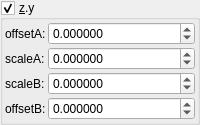
    <widget class="MyGroupBox" name="groupCheck_transf_function_enabledAy_false">
     <property name="title">
      <string>&amp;z.y</string>
     </property>
     <property name="checkable">
      <bool>true</bool>
     </property>
     <layout class="QVBoxLayout" name="verticalLayout_16" stretch="0">
      <property name="spacing">
       <number>2</number>
      </property>
      <property name="leftMargin">
       <number>2</number>
      </property>
      <property name="topMargin">
       <number>2</number>
      </property>
      <property name="rightMargin">
       <number>2</number>
      </property>
      <property name="bottomMargin">
       <number>2</number>
      </property>
      <item>
       <layout class="QGridLayout" name="gridLayout_29" columnstretch="0,1">
        <property name="spacing">
         <number>2</number>
        </property>
        <item row="1" column="0">
         <widget class="QLabel" name="label_260">
          <property name="text">
           <string>scaleA:</string>
          </property>
         </widget>
        </item>
        <item row="2" column="0">
         <widget class="QLabel" name="label_261">
          <property name="text">
           <string>scaleB:</string>
          </property>
         </widget>
        </item>
        <item row="0" column="0">
         <widget class="QLabel" name="label_262">
          <property name="text">
           <string>offsetA:</string>
          </property>
         </widget>
        </item>
        <item row="3" column="0">
         <widget class="QLabel" name="label_111">
          <property name="text">
           <string>offsetB:</string>
          </property>
         </widget>
        </item>
        <item row="0" column="1">
         <widget class="MyDoubleSpinBox" name="spinbox3_transf_offset_000_y">
          <property name="sizePolicy">
           <sizepolicy hsizetype="Minimum" vsizetype="Maximum">
            <horstretch>0</horstretch>
            <verstretch>0</verstretch>
           </sizepolicy>
          </property>
          <property name="prefix">
           <string/>
          </property>
          <property name="suffix">
           <string/>
          </property>
          <property name="decimals">
           <number>6</number>
          </property>
          <property name="minimum">
           <double>-99.989999999999995</double>
          </property>
          <property name="maximum">
           <double>99.989999999999995</double>
          </property>
          <property name="singleStep">
           <double>0.100000000000000</double>
          </property>
         </widget>
        </item>
        <item row="1" column="1">
         <widget class="MyDoubleSpinBox" name="spinbox3_transf_constant_multiplierA_111_y">
          <property name="sizePolicy">
           <sizepolicy hsizetype="Minimum" vsizetype="Maximum">
            <horstretch>0</horstretch>
            <verstretch>0</verstretch>
           </sizepolicy>
          </property>
          <property name="decimals">
           <number>6</number>
          </property>
          <property name="minimum">
           <double>-99.989999999999995</double>
          </property>
          <property name="maximum">
           <double>99.989999999999995</double>
          </property>
          <property name="singleStep">
           <double>0.100000000000000</double>
          </property>
         </widget>
        </item>
        <item row="2" column="1">
         <widget class="MyDoubleSpinBox" name="spinbox3_transf_constant_multiplierB_111_y">
          <property name="sizePolicy">
           <sizepolicy hsizetype="Minimum" vsizetype="Maximum">
            <horstretch>0</horstretch>
            <verstretch>0</verstretch>
           </sizepolicy>
          </property>
          <property name="decimals">
           <number>6</number>
          </property>
          <property name="minimum">
           <double>-99.989999999999995</double>
          </property>
          <property name="maximum">
           <double>99.989999999999995</double>
          </property>
          <property name="singleStep">
           <double>0.100000000000000</double>
          </property>
         </widget>
        </item>
        <item row="3" column="1">
         <widget class="MyDoubleSpinBox" name="spinbox3_transf_offsetA_000_y">
          <property name="sizePolicy">
           <sizepolicy hsizetype="Minimum" vsizetype="Maximum">
            <horstretch>0</horstretch>
            <verstretch>0</verstretch>
           </sizepolicy>
          </property>
          <property name="prefix">
           <string/>
          </property>
          <property name="suffix">
           <string/>
          </property>
          <property name="decimals">
           <number>6</number>
          </property>
          <property name="minimum">
           <double>-99.989999999999995</double>
          </property>
          <property name="maximum">
           <double>99.989999999999995</double>
          </property>
          <property name="singleStep">
           <double>0.100000000000000</double>
          </property>
         </widget>
        </item>
       </layout>
      </item>
     </layout>
    </widget>
